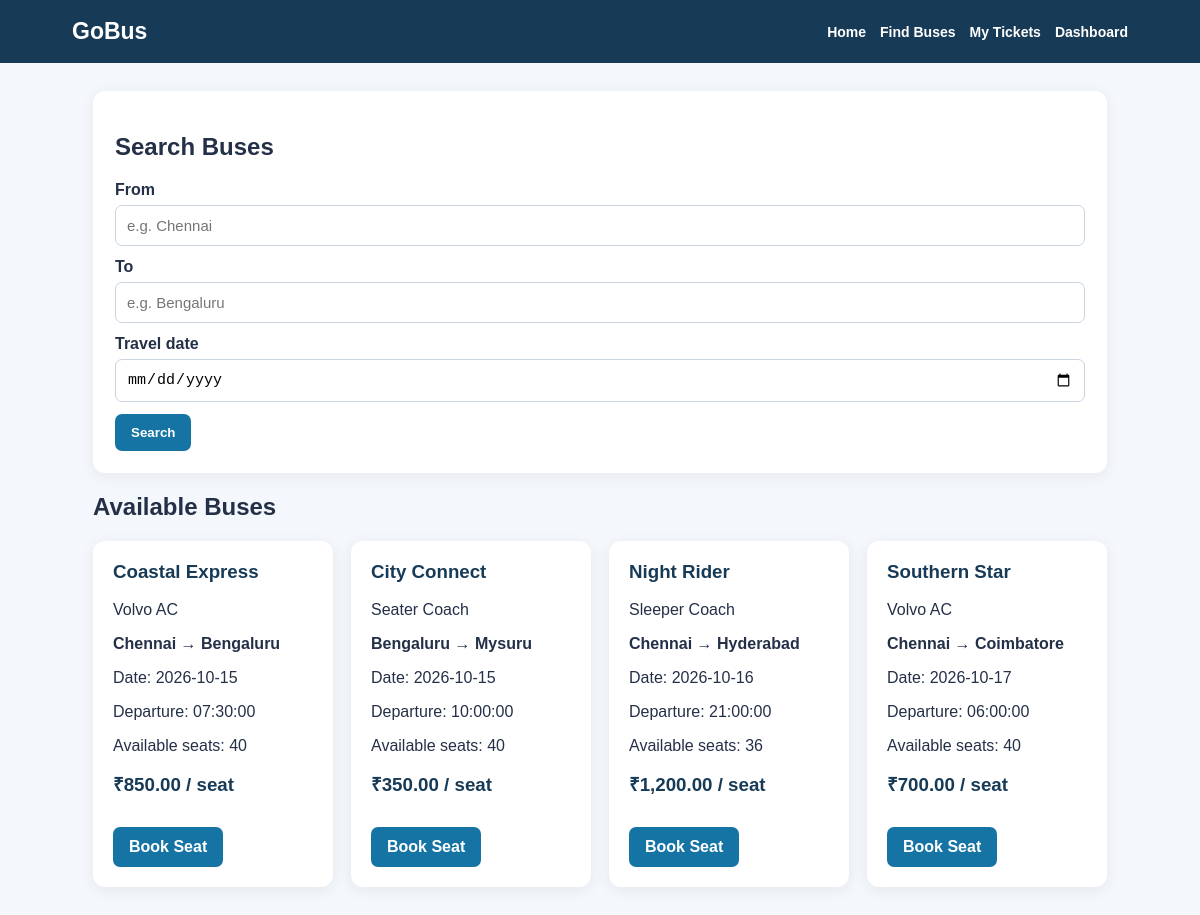
The app's page /buses.php with its own data.
### tables this page shows
CREATE TABLE IF NOT EXISTS buses(id INT AUTO_INCREMENT PRIMARY KEY,bus_name VARCHAR(120) NOT NULL,category VARCHAR(60) NOT NULL,source VARCHAR(100) NOT NULL,destination VARCHAR(100) NOT NULL,travel_date DATE NOT NULL,departure_time TIME NOT NULL,total_seats INT NOT NULL,available_seats INT NOT NULL,price DECIMAL(10,2) NOT NULL);

### buses.php (the view)
<?php include "db.php";$from=trim($_GET['from']??'');$to=trim($_GET['to']??'');$date=$_GET['date']??'';$sql="SELECT * FROM buses WHERE travel_date >= CURDATE()";$types="";$params=[];if($from!==""){$sql.=" AND source LIKE ?";$types.="s";$params[]="%$from%";}if($to!==""){$sql.=" AND destination LIKE ?";$types.="s";$params[]="%$to%";}if($date!==""){$sql.=" AND travel_date = ?";$types.="s";$params[]=$date;}$sql.=" ORDER BY travel_date,departure_time";$stmt=mysqli_prepare($conn,$sql);if($types!=="")mysqli_stmt_bind_param($stmt,$types,...$params);mysqli_stmt_execute($stmt);$buses=mysqli_stmt_get_result($stmt);?>
<!DOCTYPE html><html><head><title>Find Buses</title><link rel="stylesheet" href="style.css"></head><body><header><h1>GoBus</h1><nav><a href="index.php">Home</a><a href="buses.php">Find Buses</a><a href="my_bookings.php">My Tickets</a><a href="dashboard.php">Dashboard</a></nav></header><div class="container"><div class="form-box"><h2>Search Buses</h2><form method="get"><label>From</label><input name="from" value="<?php echo htmlspecialchars($from); ?>" placeholder="e.g. Chennai"><label>To</label><input name="to" value="<?php echo htmlspecialchars($to); ?>" placeholder="e.g. Bengaluru"><label>Travel date</label><input type="date" name="date" min="<?php echo date('Y-m-d'); ?>" value="<?php echo htmlspecialchars($date); ?>"><button>Search</button></form></div><h2>Available Buses</h2><div class="grid"><?php while($b=mysqli_fetch_assoc($buses)){?><div class="room"><h3><?php echo htmlspecialchars($b['bus_name']); ?></h3><p><?php echo htmlspecialchars($b['category']); ?></p><p><b><?php echo htmlspecialchars($b['source']); ?> → <?php echo htmlspecialchars($b['destination']); ?></b></p><p>Date: <?php echo $b['travel_date']; ?></p><p>Departure: <?php echo $b['departure_time']; ?></p><p>Available seats: <?php echo (int)$b['available_seats']; ?></p><h3>₹<?php echo number_format($b['price'],2); ?> / seat</h3><a class="btn" href="book.php?bus_id=<?php echo $b['id']; ?>">Book Seat</a></div><?php } ?></div></div></body></html>

### style.css (style rules this page uses)
* { box-sizing:border-box }
body { margin:0;font-family:Arial,sans-serif;background:#f4f7fb;color:#243047 }
header { background:#173b57;color:white;padding:18px 6%;display:flex;align-items:center;justify-content:space-between;flex-wrap:wrap }
header h1 { margin:0;font-size:23px }
nav { display:flex;gap:14px;flex-wrap:wrap }
nav a { color:white;text-decoration:none;font-weight:bold;font-size:14px }
.container { max-width:1050px;margin:28px auto;padding:0 18px }
.card,.form-box { background:white;padding:22px;border-radius:12px;box-shadow:0 3px 15px #173b5712;margin-bottom:20px }
.grid { display:grid;grid-template-columns:repeat(auto-fit,minmax(220px,1fr));gap:18px }
.room { background:white;border-radius:12px;padding:20px;box-shadow:0 3px 15px #173b5712 }
.room h3 { margin-top:0;color:#173b57 }
label { display:block;margin:12px 0 6px;font-weight:bold }
input,select,textarea { width:100%;padding:11px;border:1px solid #cbd5e1;border-radius:7px;font-size:15px }
button,.btn { display:inline-block;border:0;background:#1674a5;color:white;padding:11px 16px;border-radius:7px;text-decoration:none;cursor:pointer;margin-top:12px;font-weight:bold }

### records on screen
buses: bus_name "Coastal Express", category "Volvo AC", source "Chennai", destination "Bengaluru", travel_date "2026-10-15", departure_time "07:30:00", available_seats "40", price "850.00"
buses: bus_name "City Connect", category "Seater Coach", source "Bengaluru", destination "Mysuru", travel_date "2026-10-15", departure_time "10:00:00", available_seats "40", price "350.00"
buses: bus_name "Night Rider", category "Sleeper Coach", source "Chennai", destination "Hyderabad", travel_date "2026-10-16", departure_time "21:00:00", available_seats "36", price "1,200.00"
buses: bus_name "Southern Star", category "Volvo AC", source "Chennai", destination "Coimbatore", travel_date "2026-10-17", departure_time "06:00:00", available_seats "40", price "700.00"
